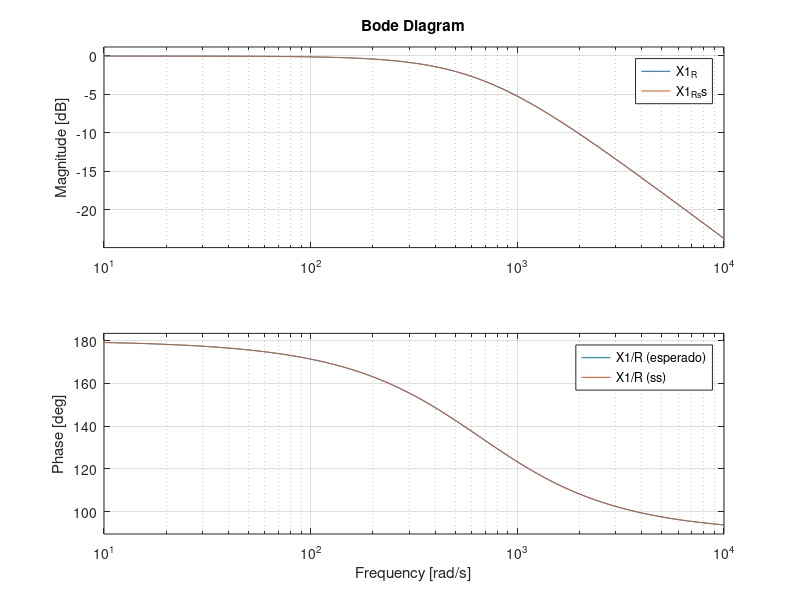
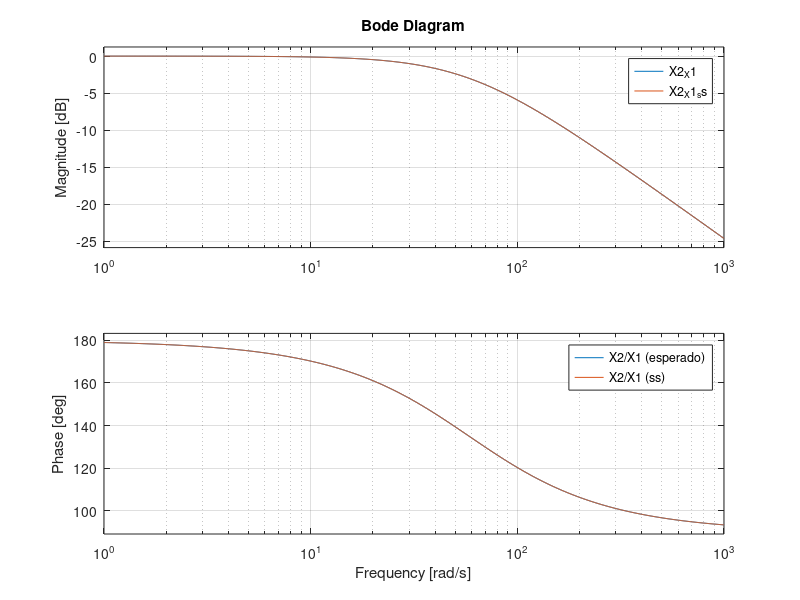
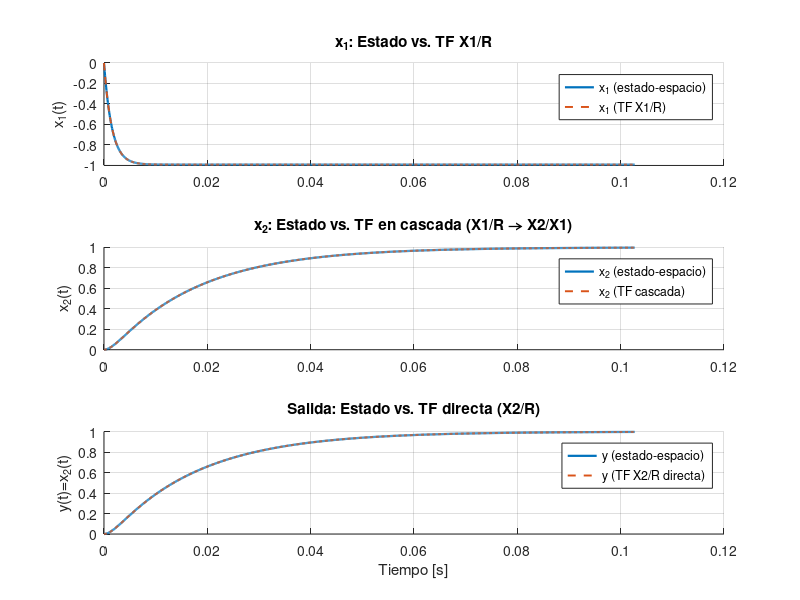

Here is the MATLAB script that generated these plots, in order:
close all
clear all
% Verificar que las FT parciales salen exactas:
s = tf('s');
% === Parametros fisicos ===
C1 = 103.07e-9;  C2 = 211.1e-9;
R1 = 14.878e3;    R2 = 14.760e3;
R3 = 80.55e3;    R4 = 81.09e3;
tau1 = R2*C1;           k1 = -R2/R1;
tau2 = R4*C2;           k2 = -R4/R3;
F = [ -1/tau1,     0;
       k2/tau2, -1/tau2 ];
G = [ k1/tau1; 0 ];
H = [0 1];     % <- justo lo que querías
J = 0;

X1_R = (-R2/R1) / (tau1*s + 1);
X2_X1 = (-R4/R3) / (tau2*s + 1);

% Desde el ss:
[num1,den1] = tfdata(ss(F,[k1/tau1;0],[1 0],0),'v');  % X1/R
X1_R_ss = tf(num1,den1);

[num2,den2] = tfdata(ss([ -1/tau2 ], [k2/tau2], 1, 0),'v'); % X2/X1
X2_X1_ss = tf(num2,den2);

% Comparar (deberían ser iguales o numéricamente muy cercanos):
bode(X1_R, X1_R_ss); legend('X1/R (esperado)','X1/R (ss)');
figure; bode(X2_X1, X2_X1_ss); legend('X2/X1 (esperado)','X2/X1 (ss)');




X2_R   = X2_X1 * X1_R;          % cascada completa (verificación)

% Espacio de estados equivalente (x = [x1; x2], y = x2)
F = [ -1/tau1,    0;
       k2/tau2,  -1/tau2 ];
G = [ k1/tau1; 0 ];
H = [0 1]; 
J = 0;
sysC = ss(F,G,H,J);

%% === Excitación: escalón unitario en R ===
tf_end = 6*max(tau1,tau2);      % horizonte suficiente
t  = linspace(0, tf_end, 1500).';
r  = ones(size(t));             % escalón unitario

%% === Respuesta por espacio de estados (x1(t), x2(t)=y(t)) ===
[y_ss, t_ss, x_ss] = lsim(sysC, r, t);  % x_ss(:,1)=x1, x_ss(:,2)=x2

%% === Respuesta por T.F. en cascada como pediste ===
% 1) X1(t) respecto a R(t)
[x1_tf, t1] = step(X1_R, t);    % como R es escalón unitario, step sirve
% 2) Alimentar X1(t) como entrada de la segunda etapa para obtener X2(t)
x2_tf = lsim(X2_X1, x1_tf, t1);

% (opcional) chequeo directo de X2/R:
[y_tfdir, ~] = step(X2_R, t);   % debería coincidir con x2_tf

%% === Gráficas comparativas ===
figure('Name','Estados vs TF en cascada','Color','w');

% x1
subplot(3,1,1); hold on; grid on;
plot(t_ss, x_ss(:,1),'LineWidth',1.6);
plot(t1,   x1_tf,'--','LineWidth',1.4);
ylabel('x_1(t)');
title('x_1: Estado vs. TF X1/R');
legend('x_1 (estado-espacio)','x_1 (TF X1/R)','Location','best');

% x2
subplot(3,1,2); hold on; grid on;
plot(t_ss, x_ss(:,2),'LineWidth',1.6);
plot(t1,   x2_tf,'--','LineWidth',1.4);
ylabel('x_2(t)');
title('x_2: Estado vs. TF en cascada (X1/R → X2/X1)');
legend('x_2 (estado-espacio)','x_2 (TF cascada)','Location','best');

% y = x2, y verificación X2/R directo
subplot(3,1,3); hold on; grid on;
plot(t_ss, y_ss,'LineWidth',1.6);
plot(t,    y_tfdir,'--','LineWidth',1.4);
xlabel('Tiempo [s]'); ylabel('y(t)=x_2(t)');
title('Salida: Estado vs. TF directa (X2/R)');
legend('y (estado-espacio)','y (TF X2/R directa)','Location','best');

%% === Sanity checks cortos en consola ===
fprintf('Ganancia DC esperada X1/R = k1 = %.4f\n', k1);
fprintf('Ganancia DC esperada X2/X1 = k2 = %.4f\n', k2);
fprintf('Ganancia DC esperada X2/R = k1*k2 = %.4f\n', k1*k2);
